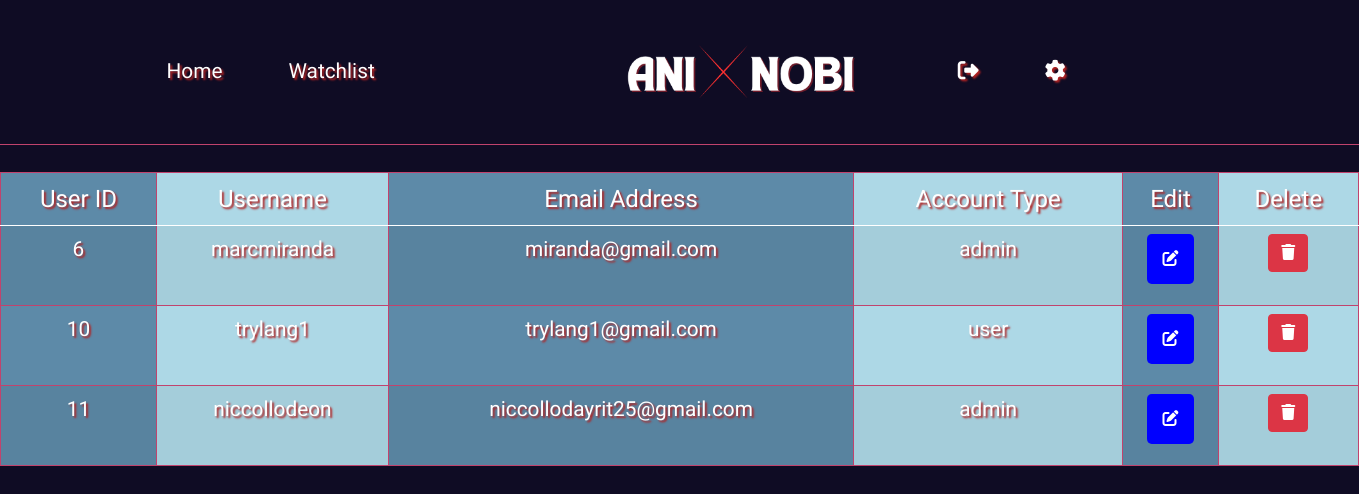
The app's page /admin.php with its own data.
### tables this page shows
CREATE TABLE `users` (
  `user_id` int(11) NOT NULL,
  `email` varchar(255) NOT NULL,
  `username` varchar(100) NOT NULL,
  `user_pass` varchar(255) NOT NULL,
  `account_type` enum('admin','user') DEFAULT 'user'
);

### admin.php (the view, shortened to what this page needs)
<!DOCTYPE html>
<html lang="en">
<head>
  <link href="https://cdn.jsdelivr.net/npm/bootstrap@5.0.2/dist/css/bootstrap.min.css" rel="stylesheet"
>
  <link rel="stylesheet" href="https://cdnjs.cloudflare.com/ajax/libs/font-awesome/6.7.2/css/all.min.css">
  <link rel="stylesheet" href="styles/admin.css">
</head>
<body>
  <nav class="navbar navbar-expand-lg">
    <div class="container-fluid">
      <img src="./styles/uploads/aninobi-red.png" alt="" class="nav-brand">
      <div class="collapse navbar-collapse" id="navbarNavDropdown">
        <ul class="navbar-nav">
          <li class="nav-item">
            <a class="nav-link active" aria-current="page" href="./landing.php">Home</a>
          </li>
          <li class="nav-item">
            <a class="nav-link" href="./index.php">Watchlist</a>
          </li>
          <li class="nav-item">
            <a href="./logout.php" class="nav-link user"><i class="fa-solid fa-right-from-bracket"></i></a>
          </li>
          <li class="nav-item">
            <a class="nav-link" href="#"><i class="fa-solid fa-gear"></i></a>
          </li>
        </ul>
      </div>
    </div>
  </nav>
  <section class="table-section">
    <div class="table-container">
      <table class="table table-striped">
        <thead>
          <tr>
            <th>User ID</th>
            <th>Username</th>
            <th>Email Address</th>
            <th>Account Type</th>
            <th>Edit</th>
            <th>Delete</th>
          </tr>
        </thead>
        <tbody>
          <?php
          include 'connection.php';
          $sql = "SELECT user_id, username, email, account_type FROM users";
          $result = $con->query($sql);
          if ($result->num_rows > 0) {
            while ($row = $result->fetch_assoc()) {
              echo "<tr>
                      <td>{$row['user_id']}</td>
                      <td>{$row['username']}</td>
                      <td>{$row['email']}</td>
                      <td>{$row['account_type']}</td>
                      <td>
                          <button class='edit-btn btn btn-primary' data-bs-toggle='modal' data-bs-target='#editUser' type='button' data-id='{$row['user_id']}'>
                              <i class='fas fa-edit'></i>
                          </button>
                      </td>
                      <td>
                          <form method='POST' action='delete-user.php' onsubmit='return confirm(\"Are you sure you want to delete this user?\")'>
                              <input type='hidden' name='user_id' value='{$row['user_id']}'>
                              <button type='submit' class='btn btn-danger'>
                                  <i class='fa-solid fa-trash'></i>
                              </button>
                          </form>
                      </td>
                    </tr>";
            }
          } else {
            echo "<tr><td colspan='6'>No users found</td></tr>";
          }
          ?>
        </tbody>
      </table>
    </div>
  </section>
</body>
</html>

### styles/admin.css (style rules this page uses)
body { margin: 0; padding: 0; background: #0f0c24; font-family: "Lilita One", serif; }
.container-fluid { height: 8rem; }
.nav-brand { height: 20rem; margin-left: 42.5%; }
.navbar-nav { gap: 50px; margin-left: 30%; text-shadow: 2px 2px 2px firebrick }
.nav-item:nth-child(3) { margin-left: 130%; }
.nav-item:nth-child(1) { margin-left: -220%; }
.navbar { border-bottom: 1px solid #c1436d; }
.nav-link { color: white; font-size: 1.3rem; }
.table-section { width: 100%; height: 100vh; }
.table-container { display: flex; justify-content: center; }
table { background-color: #5d8aa8 ; width: 90%; height: auto; margin-top: 2%; border: 1px solid #c1436d; }
td { border: 1px solid #c1436d; text-align: center; color: white; text-shadow: 2px 2px 2px firebrick; font-size: 1.3rem; height: 5rem; background-color: white; }
th { border: 1px solid #c1436d; font-size: 1.5rem; padding: 10px; color: white; text-shadow: 2px 2px 2px firebrick; font-weight: 100; text-align: center; }
th:nth-child(odd), td:nth-child(odd) { background-color: #5d8aa8; ; }
th:nth-child(even), td:nth-child(even) { background-color: lightblue ; }
.edit-btn { width: 60%; height: 3.1rem; border: none; border-radius: 10%; background-color: blue; color: white; }

### records on screen
users: user_id "6", username "marcmiranda", email "miranda@gmail.com", account_type "admin"
users: user_id "10", username "trylang1", email "trylang1@gmail.com", account_type "user"
users: user_id "11", username "niccollodeon", email "niccollodayrit25@gmail.com", account_type "admin"
